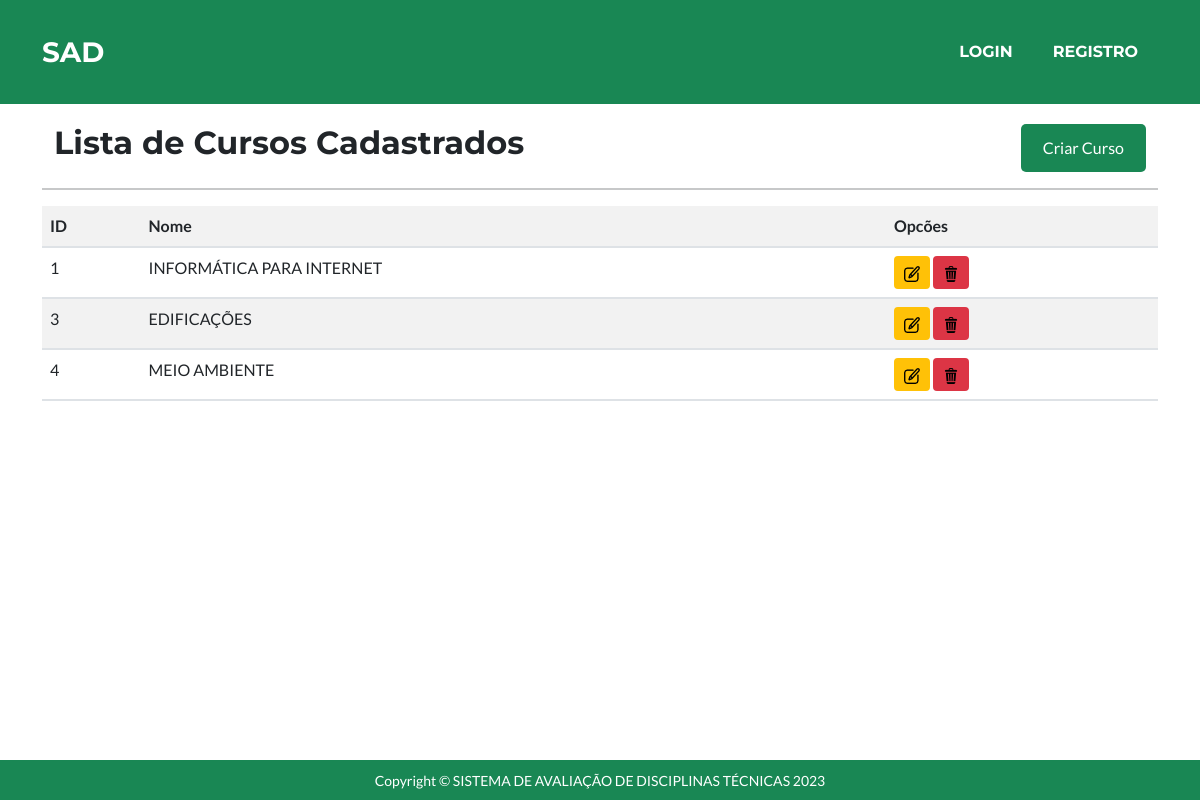
The app's page /listar/curso/ with its own data.
### avaliacao/models.py (models this page shows, shortened)
class Curso(models.Model):
    nome = models.CharField(max_length=100, unique=True)

### avaliacao/views.py (the view)
# urls.py: path('listar/curso/', CursoList.as_view(), name="listar-curso"),
class CursoList(GroupRequiredMixin, ListView):
    group_required = u"Admin"
    login_url = reverse_lazy('login')
    model = Curso
    template_name = "registrar/listas/cursos.html"

### avaliacao/templates/registrar/listas/cursos.html
{% extends 'modelo.html' %}
{% load static %}
{% block estilos %}
<link href="{% static 'css/botao_adicionar_curso.css' %}" rel="stylesheet" />
{% endblock %}
{% block corpo %}
<div class="container">
    <a href="{% url 'cadastrar-curso' %}" class="btn btn-5-custom">Criar Curso</a>
    <h2 class="titulo-esquerda">Lista de Cursos Cadastrados</h2>
</div>
<hr>
<div class="table-responsive">
    <table class="table table-striped">
        <tr>
            <th>ID</th>
            <th>Nome</th>
            <th>Opcões</th>
        </tr>
        {% for Curso in object_list %}
        <tr>
            <td>{{ Curso.pk }}</td>
            <td>{{ Curso.nome }}</td>
            <td>
                <a href="{% url 'editar-curso' Curso.pk %}" class="btn btn-warning btn-sm" title="Editar"><img src="{% static 'img/botao-editar.png' %}" alt=""></a>
                <a href="{% url 'excluir-curso' Curso.pk %}" class="btn btn-danger btn-sm" title="Excluir"><img src="{% static 'img/lixeira-de-reciclagem.png' %}" alt=""></a>
            </td>
        </tr>
        {% empty %}
        <tr>
            <td collapse="3">Nenhum Curso regisrado.</td>
        </tr>
        {% endfor %}
    </table>
</div>
{% endblock %}

### static/css/botao_adicionar_curso.css (style rules this page uses)
.titulo-esquerda { float: left; }
.btn.btn-5-custom { display: inline-block; padding: 10px 20px; font-size: 16px; text-align: center; text-decoration: none; cursor: pointer; border: 2px solid transparent; border-radius: 5px; transition: all 0.3s ease; color: #fff; background-color: #198754; float: right; }
.container:after { content: ""; display: table; clear: both; }

### records on screen
Curso: pk "1", nome "INFORMÁTICA PARA INTERNET"
Curso: pk "3", nome "EDIFICAÇÕES"
Curso: pk "4", nome "MEIO AMBIENTE"
